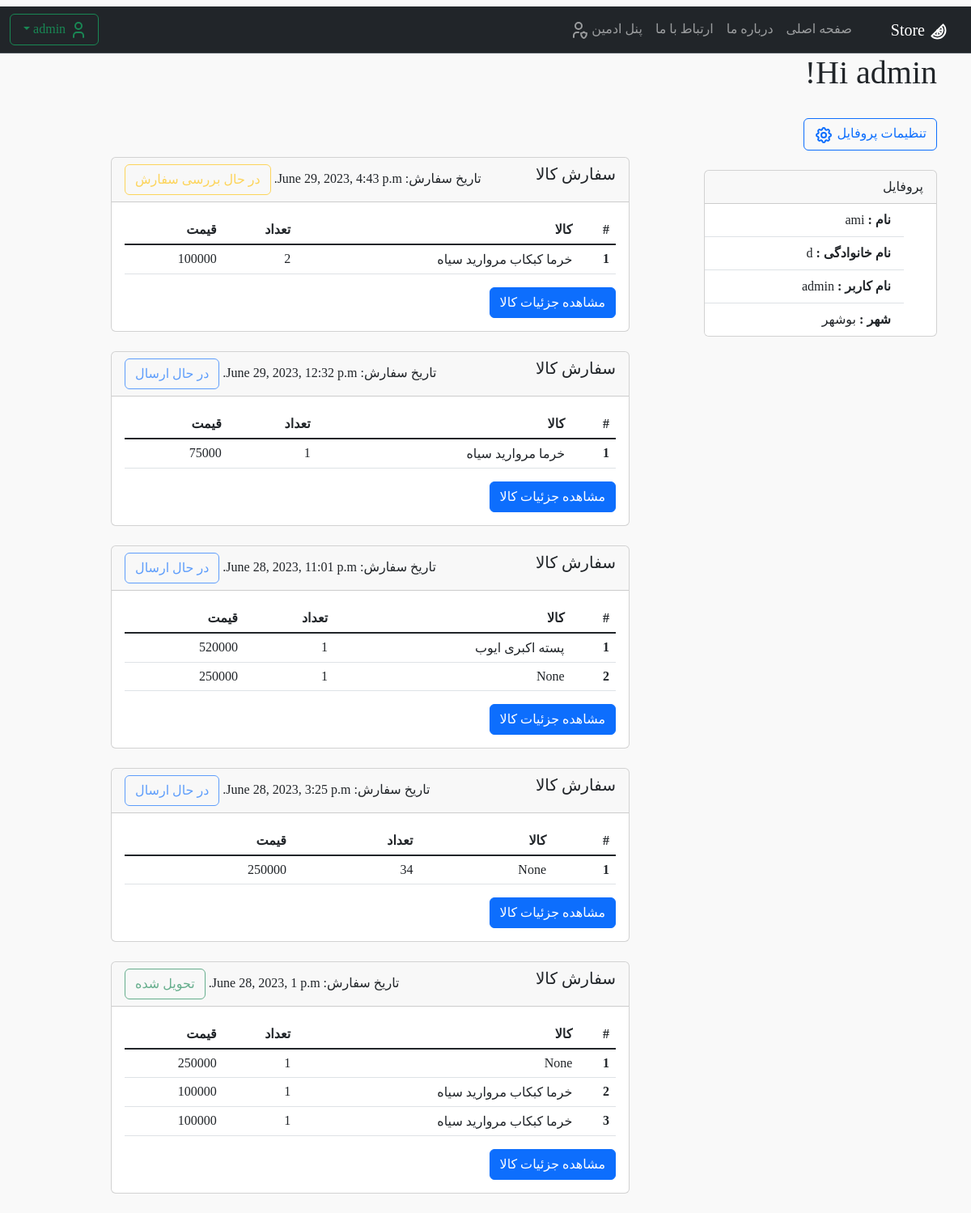
Before: /accounts/my_profile/admin/ (signed in) with the older database file.
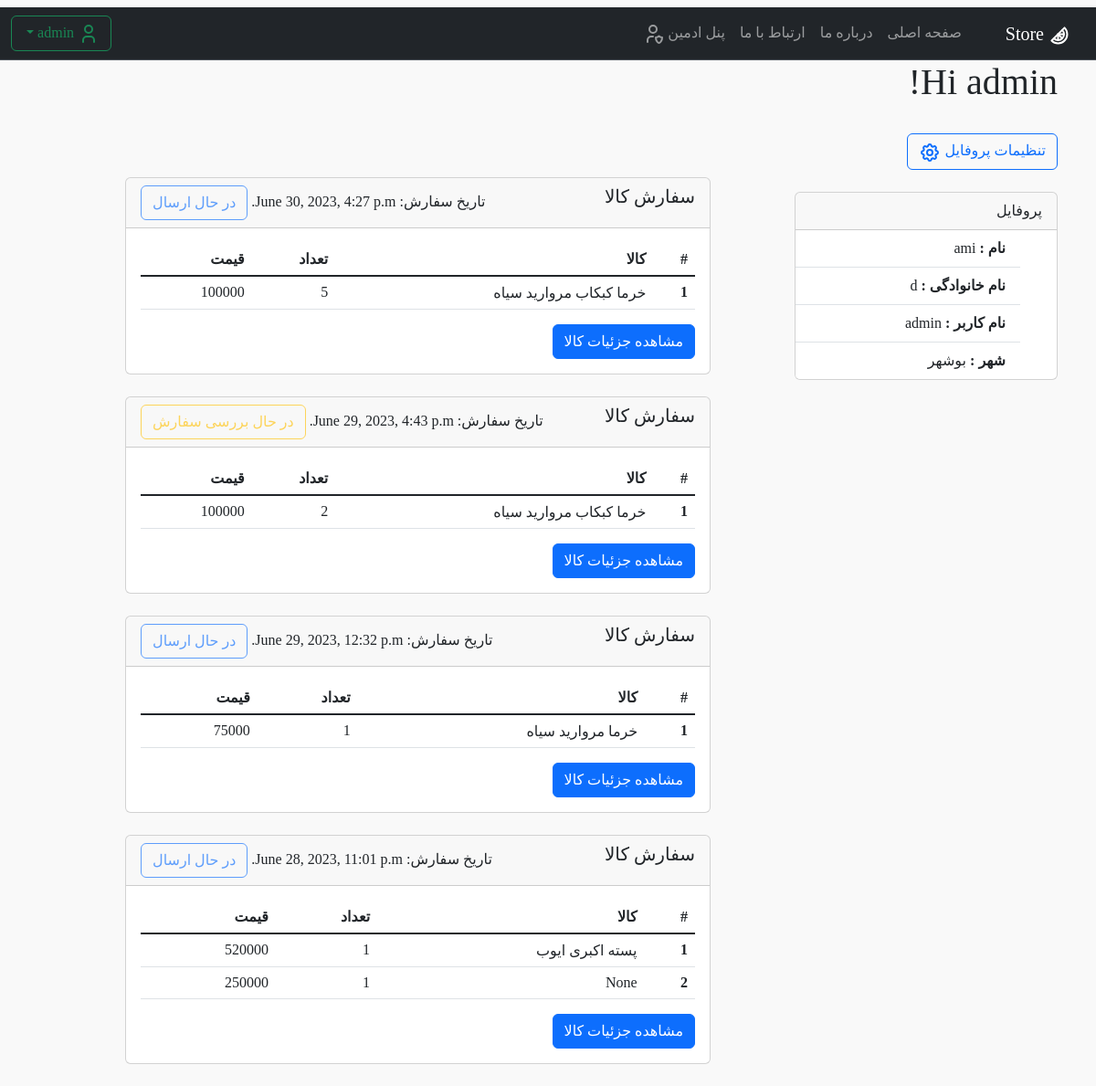
After: the same page with the newer database file.
### carts/models.py (models this page shows, shortened)
class Order(models.Model):
    STATUS_CHOICES = (
        ('در حال بررسی سفارش', 'در حال بررسی سفارش'),
        ('در حال ارسال', 'در حال ارسال'),
        ('تحویل شده', 'تحویل شده'),
    )
    customer = models.ForeignKey(User, on_delete=models.CASCADE, verbose_name='نام کاربر')
    date_order = models.DateTimeField(auto_now_add=True, verbose_name='تاریخ خرید')
    total_price = models.FloatField(blank=True, null=True, verbose_name='قیمت کل')
    status = models.CharField(
        max_length=50,
        choices=STATUS_CHOICES,default='در حال بررسی سفارش')

class OrderItem(models.Model):
    order = models.ForeignKey(Order, related_name='order_items', on_delete=models.CASCADE)
    product_variation = models.ForeignKey(ProductVariation, on_delete=models.SET_NULL, blank=True, null=True,
                                          verbose_name='نام محصول')
    city = models.CharField(max_length=50, blank=True, null=True, verbose_name='انبار محصول')
    quantity = models.IntegerField()
    unit_price = models.IntegerField()

### products/models.py (models this page shows, shortened)
class ProductVariation(models.Model):
    variationId = models.AutoField(primary_key=True)
    productId = models.ForeignKey(ProductCategory, on_delete=models.CASCADE, verbose_name='دسته محصول')
    name = models.CharField(max_length=30, verbose_name='نام محصول')
    Supplier = models.ManyToManyField('Supplier')
    price = models.IntegerField(verbose_name='قیمت (تومان)', help_text='یک بسته 500 گرمی')
    quantity = models.IntegerField(verbose_name='تعداد کالا')
    cityId = models.ForeignKey(City, on_delete=models.CASCADE, verbose_name='انبار', null=True)
    text = models.TextField(max_length=1000, null=True, blank=True, help_text='اجبار پر کردن توضیحات نیست',
                            verbose_name='توضیح محصول')
    def __str__(self):
        return f"{self.name} {self.Supplier.first()}"

class Supplier(models.Model):
    SupplierId = models.AutoField(primary_key=True)
    name = models.CharField(max_length=50, help_text='نام برند یا تامین کنندگان', verbose_name='نام تامین کنندگان')
    contactInfo = models.IntegerField(verbose_name='شماره تلفن')
    def __str__(self):
        return f"{self.name}"

### accounts/views.py (the view)
# urls.py: path('my_profile/<str:username>/', ProfileView.as_view(), name='my_profile'),
class ProfileView(ListView):  # see orderItem in profile
    model = OrderItem
    template_name = 'profile/profile.html'
    context_object_name = 'orders'
    def get_queryset(self):
        return Order.objects.filter(customer=self.request.user).order_by('-date_order')

### products/models.py (called while the page is built)
    def __str__(self):
        return f"{self.name}"

### templates/profile/profile.html (shortened to what this page needs)
{% extends 'base.html' %}
{% block content %}
<h1 class="r-text"> Hi {{ user.username }}!
</h1>
<br>
<div class="row r-text">
    <div class="col-md-4">
        <button type="button" class="btn btn-outline-primary">
            <a class="dropdown-item" href="{% url 'edit_profile' username=user.username %}">تنظیمات پروفایل
            </a>
        </button>
        <br>
        <br>
        <div class="card r-text" style="width: 18rem;">
            <div class="card-header ">
                پروفایل
            </div>
            <ul class="list-group list-group-flush ">
                <li class="list-group-item"><b>نام : </b>{{ user.first_name }}</li>
                <li class="list-group-item"><b>نام خانوادگی : </b>{{ user.last_name }}</li>
                <li class="list-group-item"><b>نام کاربر : </b>{{ user.username }}</li>
                <li class="list-group-item"><b>شهر : </b>{{ user.city }}</li>
            </ul>
        </div>
    </div>
    <br>
    <div class="col-md-7">
        <br>
        <br>
        {% for order in orders %}
        <div class="card">
            <div class="card-header d-flex justify-content-between">
                <h5 class="order-name" style="text-align: left;">سفارش کالا</h5>
                <div class="order-date" style="text-align: right;">
                    تاریخ سفارش: {{ order.date_order }}
                    {% if order.status == 'در حال ارسال' %}
                    <button type="button" class="btn btn-outline-primary" disabled>در حال ارسال</button>
                    {% elif order.status == 'در حال بررسی سفارش' %}
                    <button type="button" class="btn btn-outline-warning" disabled>در حال بررسی سفارش</button>
                    {% else %}
                    <button type="button" class="btn btn-outline-success" disabled>تحویل شده</button>
                    {% endif %}
                </div>
            </div>
            <div class="card-body">
                <table class="table">
                    <thead>
                    <tr>
                        <th scope="col">#</th>
                        <th scope="col">کالا</th>
                        <th scope="col">تعداد</th>
                        <th scope="col">قیمت</th>
                    </tr>
                    </thead>
                    <tbody class="table-group-divider">
                    {% for item in order.order_items.all %}
                    <tr>
                        <th scope="row">{{ forloop.counter }}</th>
                        <td>{{ item.product_variation }}</td>
                        <td>{{ item.quantity }}</td>
                        <td>{{ item.unit_price }}</td>
                    </tr>
                    {% endfor %}
                    </tbody>
                </table>
                <a href="{% url 'order-detail' order.pk %}" class="btn btn-primary">مشاهده جزئیات کالا</a>
            </div>
        </div>
        <br>
        {% endfor %}
    </div>
</div>
{% endblock %}

Changed rows visible on the page:
removed Order: date_order "June 28, 2023, 3:25 p.m.", status "در حال ارسال"
removed OrderItem: product_variation "None", quantity "34", unit_price "250000", shown under "June 28, 2023, 3:25 p.m."
removed Order: date_order "June 28, 2023, 1 p.m.", status "تحویل شده"
removed OrderItem: product_variation "None", quantity "1", unit_price "250000", shown under "June 28, 2023, 1 p.m."
removed OrderItem: product_variation "خرما کبکاب مروارید سیاه", quantity "1", unit_price "100000", shown under "June 28, 2023, 1 p.m."
removed OrderItem: product_variation "خرما کبکاب مروارید سیاه", quantity "1", unit_price "100000", shown under "June 28, 2023, 1 p.m."
added Order: date_order "June 30, 2023, 4:27 p.m.", status "در حال ارسال"
added OrderItem: product_variation "خرما کبکاب مروارید سیاه", quantity "5", unit_price "100000", shown under "June 30, 2023, 4:27 p.m."
